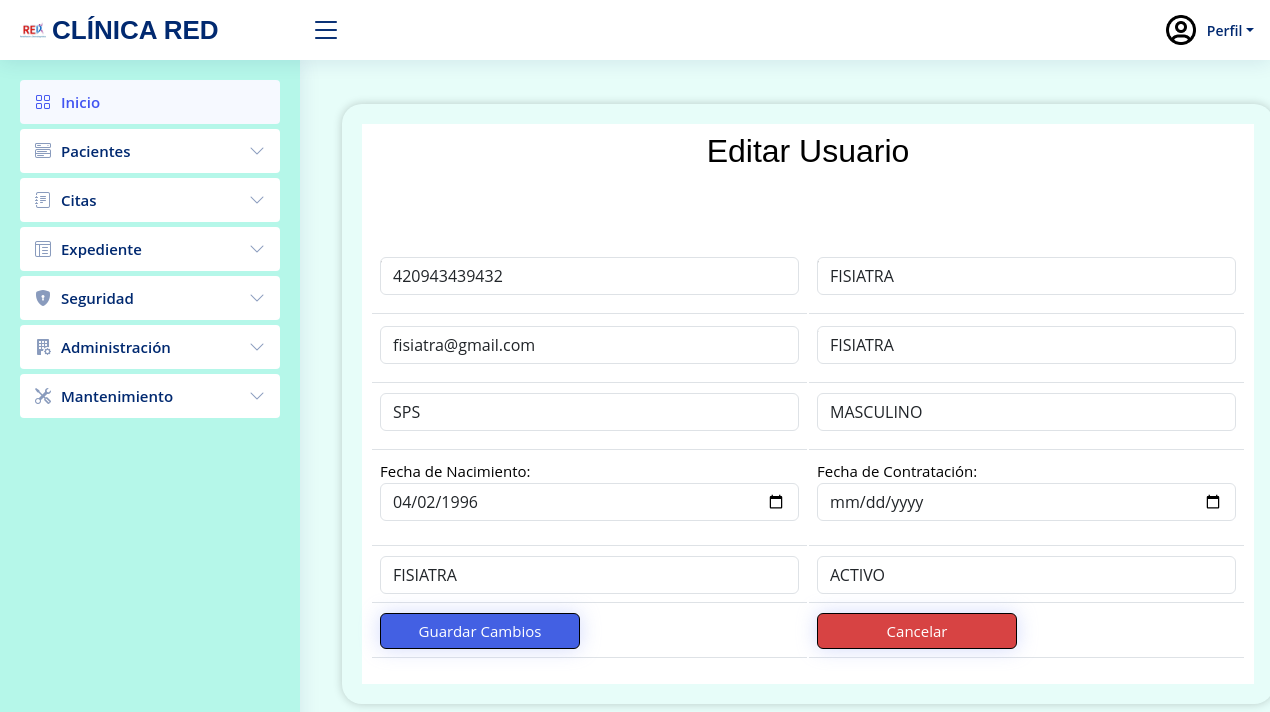
Page /PHP/Seguridad/Usuario/V_Usuario/V_editar_usuario.php?id=2 (signed in) on the committed database.
### tables this page shows
CREATE TABLE `tbl_ms_usuario` (
  `Id_Usuario` int(11) NOT NULL,
  `DNI` varchar(13) DEFAULT NULL,
  `Usuario` varchar(15) DEFAULT NULL,
  `Correo` varchar(40) DEFAULT NULL,
  `Nombre` varchar(80) DEFAULT NULL,
  `Direccion` varchar(80) DEFAULT NULL,
  `FechaNacimiento` date DEFAULT NULL,
  `FechaContratacion` datetime DEFAULT NULL,
  `Estado_Usuario` int(11) DEFAULT NULL,
  `Contrasena` varchar(35) DEFAULT NULL,
  `IdRol` int(11) DEFAULT NULL,
  `IdGenero` int(11) DEFAULT NULL,
  `primer_ingreso` int(11) NOT NULL DEFAULT 0,
  `Fecha_Ultima_Conexion` datetime DEFAULT NULL,
  `Primer_Inicio_Sesion` datetime DEFAULT NULL,
  `Fecha_Vencimiento` date DEFAULT NULL,
  `Creado_Por` varchar(15) DEFAULT NULL,
  `Fecha_Creacion` datetime DEFAULT NULL,
  `Numero_Inicio_Sesion` int(11) DEFAULT NULL,
  `CodigoOTP` int(6) NOT NULL,
  `FechaExpiracionOTP` datetime DEFAULT NULL
);

### PHP/Seguridad/Usuario/V_Usuario/V_editar_usuario.php (the view, shortened to what this page needs)
<?php
require_once '../C_Usuario/C_editar_usuario.php';
if ($_SERVER["REQUEST_METHOD"] == "GET" && isset($_GET["id"])) {
    $idUsuario = $_GET["id"];
    $obtenerUsuarioQuery = "SELECT * FROM tbl_ms_usuario WHERE Id_Usuario = ?";
    $stmt = mysqli_prepare($conexion, $obtenerUsuarioQuery);
    mysqli_stmt_bind_param($stmt, "i", $idUsuario);
    mysqli_stmt_execute($stmt);
    $resultado = mysqli_stmt_get_result($stmt);
    $usuario = mysqli_fetch_assoc($resultado);
}
?>
<!DOCTYPE html>
<html lang="en">
<head>
    <link href="../../../../assets/vendor/bootstrap/css/bootstrap.min.css" rel="stylesheet">
    <link href="../../../../assets/vendor/bootstrap-icons/bootstrap-icons.css" rel="stylesheet">
    <link href="../../../../assets/vendor/boxicons/css/boxicons.min.css" rel="stylesheet">
    <link href="../../../../assets/vendor/quill/quill.snow.css" rel="stylesheet">
    <link href="../../../../assets/vendor/quill/quill.bubble.css" rel="stylesheet">
    <link href="../../../../assets/vendor/remixicon/remixicon.css" rel="stylesheet">
    <link href="../../../../assets/vendor/simple-datatables/style.css" rel="stylesheet">
    <link href="../../../../assets/css/style.css" rel="stylesheet">
    <link href="./Usuario.css" rel="stylesheet">
    <link rel="stylesheet" href="https://cdn.datatables.net/1.13.7/css/jquery.dataTables.css" />
</head>
<body>
<?php
include '../../../../Recursos/Componentes/header.php';
?>
<main id="main" class="table">
    <div class="container mt-4">
            <div class="col-12">
            <center>
               <h2>Editar Usuario</h2>
            </center>
            <div class="contenedor__todo">
                <table class="table" style:"align-items-center">
                            <form action="../C_Usuario/C_editar_usuario.php" method="post" class="formulario__register" id="editFormUser">
                            <tbody>
                                <tr>
                                    <td>
                                        <div class="formulario__grupo" id="grupo__dni">
                                            <label for="dni" class="formulario__label">DNI</label>
                                            <div class="formulario__grupo-input">
                                                <input type="text" maxlength="13" pattern="[0-9]{13}" class="form-control" name="dni" id="dni" placeholder="DNI"
                                                value="<?php echo htmlspecialchars($usuario['DNI']); ?>" required>
                                            </div>
                                        </div>
                                    </td>
                                    <td>
                                        <div class="formulario__grupo" id="grupo__nombre">
                                            <label for="nombre" class="formulario__label">Nombre Completo</label>
                                            <div class="formulario__grupo-input">
                                                <input type="text" class="form-control mayuscula" name="nombre" id="nombre" style:"text-transform: uppercase" placeholder="Nombre completo"
                                                maxlength="80" value="<?php echo htmlspecialchars($usuario['Nombre']); ?>" required>
                                            </div>
                                        </div>
                                    </td>
                                    </tr>
                                    <tr>
                                    <td>
                                        <div class="formulario__grupo" id="grupo__correo2">
                                            <label for="correo2" class="formulario__label">Correo Electrónico</label>
                                            <div class="formulario__grupo-input">
                                                <input type="email" class="form-control" name="correo" id="correo" placeholder="usuario@dominio.com"
                                                maxlength="40" value="<?php echo htmlspecialchars($usuario['Correo']); ?>" required>
                                            </div>
                                        </div>
                                    </td>
                                    <td>
                                        <div class="formulario__grupo" id="grupo__usuario">
                                            <label for="usuario" class="formulario__label">Usuario</label>
                                            <div class="formulario__grupo-input">
                                                <input type="text" class="form-control mayuscula" style:"text-transform: uppercase" name="usuario" id="usuario" placeholder="Usuario"
                                                maxlength="15" value="<?php echo htmlspecialchars($usuario['Usuario']); ?>" required>
                                            </div>
                                        </div>
                                    </td>
                                    </tr>
                                    <tr>
                                    <td>
                                        <div class="formulario__grupo" id="grupo__direccion">
                                            <div class="formulario__grupo-input">
                                                <input type="text" class="form-control mayuscula" name="direccion" id="direccion" placeholder="Dirección"
                                                maxlength="80" value="<?php echo htmlspecialchars($usuario['Direccion']); ?>" required>
                                            </div>
                                        </div>
                                    </td>
                                    <td>
                                        <div class="formulario__grupo">
                                            <select type="text" name="genero" id="genero" class="form-control" placeholder="Genero" class="combobox"
                                            value="<?php echo htmlspecialchars($usuario['IdGenero']); ?>" required>
                                            <option value="1" <?php if ($usuario['IdGenero'] == 1) echo "selected"; ?>>MASCULINO</option>
                                            </select>
                                        </div>
                                    </td>
                                    </tr>
                                    <tr>
                                    <td>
                                        <div class="formulario__grupo" id="grupo__fecha">
                                        <label for="Fechavencimiento">Fecha de Nacimiento:</label>
                                            <input  type="date" placeholder="Fecha de Nacimiento" name="fechanacimiento" id="fechanacimiento" class="form-control" min="1900-01-01" max="2006-01-01" value="<?php echo htmlspecialchars($usuario['FechaNacimiento']); ?>" required>
                                        </div>
                                    </td>
                                    <td>
                                        <div class="formulario__grupo" id="grupo__fecha">
                                        <label for="FechaContratacion">Fecha de Contratación:</label>
                                            <input type="date" name="fechacontratacion" id="fechacontratacion" class="form-control"
                                            value="<?php echo htmlspecialchars($usuario['FechaContratacion']); ?>" required>
                                        </div>
                                    </td>
                                    </tr>
                                    <tr>
                                    <td>
                                        <div class="gender-options">
                                            <select type="int" name="rol" id="rol" class="form-control" placeholder="rol" class="combobox"
                                            value="<?php echo htmlspecialchars($usuario['IdRol']); ?>" required>
                                            <option value="6" <?php if ($usuario['IdRol'] == 6) echo "selected"; ?>>FISIATRA</option>
                                        </select>
                                        </div>
                                    </td>
                                    <td>
                                        <div class="gender-options">
                                            <select type="int" class="form-control" name="estadoUser" id="estadoUser" placeholder="estadoUser" class="combobox"
                                            value="<?php echo htmlspecialchars($usuario['Estado_Usuario']); ?>" required>
                                            <option value="1" <?php if ($usuario['Estado_Usuario'] == 1) echo "selected"; ?>>ACTIVO</option>
                                            </select>
                                        </div>
                                    </td>
                                    </tr>
                                     <tr>
                                    <td>
                                        <button type="submit" id="registrarBtn" class="btn btn-primary">Guardar Cambios</button>
                                        </td>
                                        <td>
                                         <button id="cancelarbtn" onclick="confirmarCancelar()" class="btn btn-danger" type="button">Cancelar</button>
                                         </td>
                                     </tr>
                                     </form>
            </div>
        </div>
    </div>
</main>
</body>
</html>

### assets/css/style.css (style rules this page uses)
.table { font-size: 15px; border-radius: 10px; border-collapse:initial; margin-top: 50px; }
.btn { font-size: 15px; width: 45px; background-color: #00b7ff; border: none; width: 70px; }
:root { scroll-behavior: smooth; }
body { font-family: "Open Sans", sans-serif; background: #e7fdf9; color: #444444; }
a { color: #4154f1; text-decoration: none; }
h1, h2, h3, h4, h5, h6 { font-family: "Nunito", sans-serif; }
#main { margin-top: 60px; padding: 20px 30px; transition: all 0.3s; }
.sidebar { position: fixed; top: 60px; left: 0; bottom: 0; width: 300px; z-index: 996; transition: all 0.3s; padding: 20px; overflow-y: auto; scrollbar-width: thin; scrollbar-color: #aab7cf transparent; box-shadow: 0px 0px 20px rgba(1, 41, 112, 0.1); background-color: #b5f7e9; }
@media (min-width: 1200px) { #main, #footer { margin-left: 300px; } }
.sidebar-nav { padding: 0; margin: 0; list-style: none; }
.sidebar-nav li { padding: 0; margin: 0; list-style: none; }
.sidebar-nav .nav-item { margin-bottom: 5px; }
.sidebar-nav .nav-link { display: flex; align-items: center; font-size: 15px; font-weight: 600; color: #4154f1; transition: 0.3; background: #f6f9ff; padding: 10px 15px; border-radius: 4px; }
.sidebar-nav .nav-link i { font-size: 16px; margin-right: 10px; color: #4154f1; }
.sidebar-nav .nav-link.collapsed { color: #012970; background: #fff; }
.sidebar-nav .nav-link.collapsed i { color: #899bbd; }
.sidebar-nav .nav-link .bi-chevron-down { margin-right: 0; transition: transform 0.2s ease-in-out; }

### PHP/Seguridad/Usuario/V_Usuario/Usuario.css (style rules this page uses)
#main { width: 80%; height: 80vh; }
.col-12 { border-radius: 20px; border: 10px; padding: 20px; box-shadow: 0 0 10px rgba(0, 0, 0, 0.2); }
.formulario__grupo { margin-bottom: 10px; }
.formulario__label { display: block; font-weight: 700; margin-bottom: -20px; }
.formulario__grupo-input { position: relative; }
.mayuscula { text-transform: uppercase; }

### rows in the picture
tbl_ms_usuario: dni "420943439432", nombre "FISIATRA", correo "fisiatra@gmail.com", usuario "FISIATRA", direccion "SPS", genero "MASCULINO", fechanacimiento "04/02/1996", rol "FISIATRA", estadoUser "ACTIVO"
